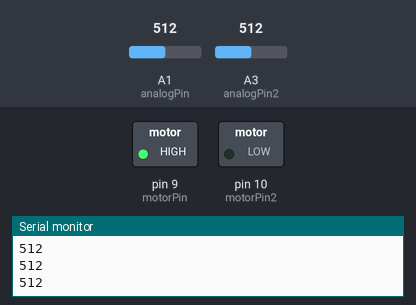
The sketch below on a simulated Arduino Uno, built with avr-gcc and run on an emulated ATmega328P. Shown: switched loads named in the sketch (green lamp = pin HIGH), the last lines printed to the serial monitor. The test bench sets the inputs (shaded band); at power-on: A1 (analogPin) = 512, A3 (analogPin2) = 512.

Above: at 1.2 s.
1.3 s: A1 (analogPin) set to 519
At 2.7 s:
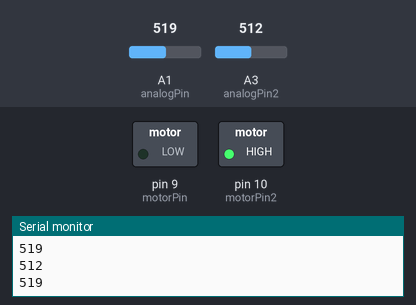
3.1 s: A1 (analogPin) set to 511
At 4.3 s:
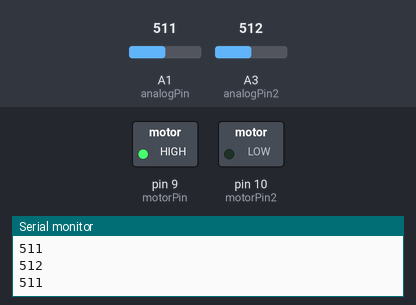
4.9 s: A1 (analogPin) set to 716
At 5.8 s:
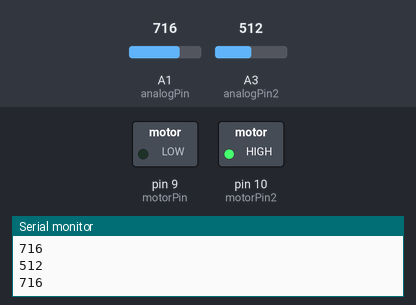
Timing chart, 0 to 7.9 s (numbered marks = the images above; inputs shaded):
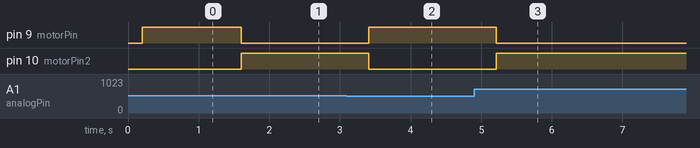

The sketch:

robot_suiveur_de_lumiere.ino
```cpp
int analogPin = A1;
int analogValue = 0;
int analogPin2 = A3;
int analogValue2 = 0;
const int motorPin = 9;
const int motorPin2 = 10;
void setup() {
 Serial.begin(9600);
 pinMode(motorPin,OUTPUT);
 pinMode(motorPin2,OUTPUT);
}

void loop() {
analogValue2=analogRead(analogPin2);
analogValue=analogRead(analogPin);
Serial.println(analogValue2);
Serial.println(analogValue);
delay(200);
if (analogValue > analogValue2)
{
digitalWrite(motorPin,LOW);
digitalWrite(motorPin2,HIGH);
}
else
{
digitalWrite(motorPin,HIGH);
digitalWrite(motorPin2,LOW);
}
}
```

Measured:
- the behaviour switches between 512 and 513 on A1 (analogPin) (found by bisection; images 0 and 1)
- after the input at 1.3 s, pin 9 (motorPin): HIGH → LOW after 0.30 s; pin 10 (motorPin2): LOW → HIGH after 0.30 s
- after the input at 3.1 s, pin 9 (motorPin): LOW → HIGH after 0.31 s; pin 10 (motorPin2): HIGH → LOW after 0.31 s
- after the input at 4.9 s, pin 9 (motorPin): HIGH → LOW after 0.32 s; pin 10 (motorPin2): LOW → HIGH after 0.32 s
